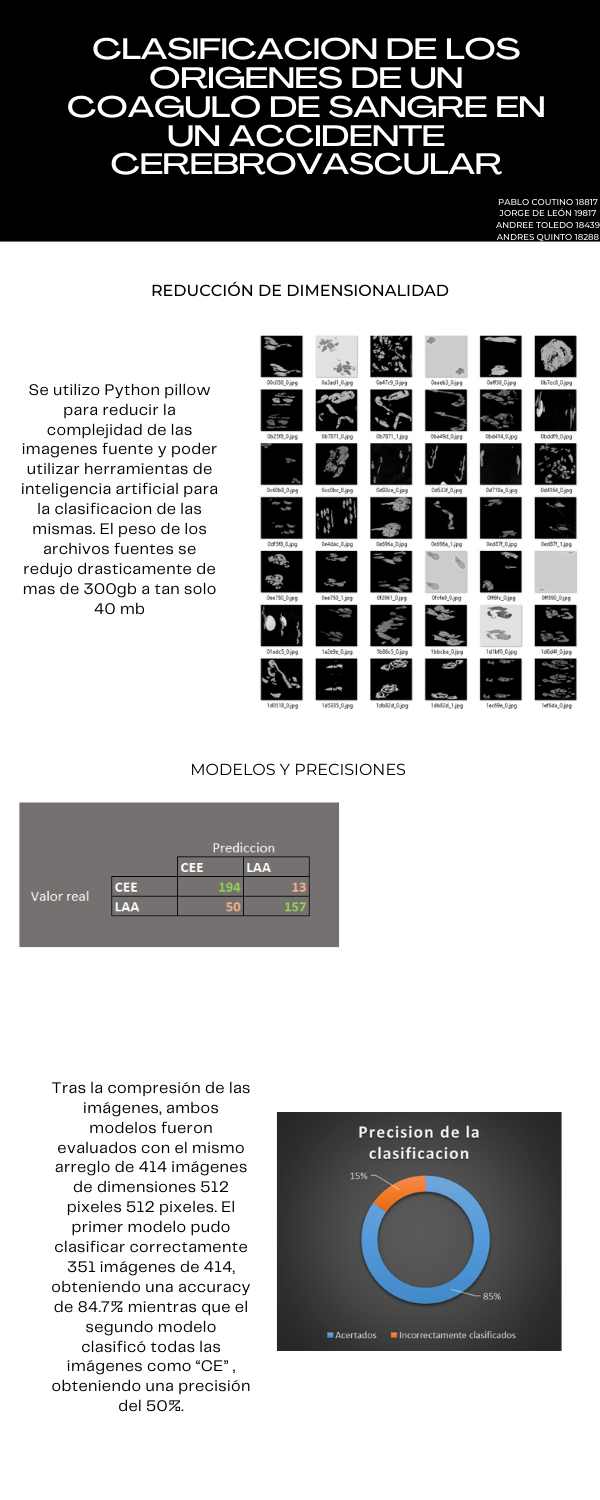
#> input picture Visualizaciones.png, 600 x 1500 px
$ python -i compress.py   (imports and definitions only)   (older library calls are emulated)
#> lines starting #> are read from the running program, lines starting #| are printed output that depends on the picture
import os
from PIL import Image

def get_size_format(b, factor=1024, suffix="B"):
    """
    Scale bytes to its proper byte format
    e.g:
        1253656 => '1.20MB'
        1253656678 => '1.17GB'
    """
    for unit in ["", "K", "M", "G", "T", "P", "E", "Z"]:
        if b < factor:
            return f"{b:.2f}{unit}{suffix}"
        b /= factor
    return f"{b:.2f}Y{suffix}"


def compress_img(image_name, new_size_ratio=0.9, quality=90, width=None, height=None, to_jpg=True):
    # load the image to memory
#> called with image_name = '../Visualizaciones.png', new_size_ratio = 0.9, quality = 90, to_jpg = True
    img = Image.open(image_name)
#> img is the input picture: PIL image 600x1500 RGBA; mean R, G, B, A 175.5, 175.5, 175.8, 255
    # print the original image shape
    print("[*] Image shape:", img.size)
#| [*] Image shape: (600, 1500)
    # get the original image size in bytes
    image_size = os.path.getsize(image_name)
    # print the size before compression/resizing
    print("[*] Size before compression:", get_size_format(image_size))
    if new_size_ratio < 1.0:
        # if resizing ratio is below 1.0, then multiply width & height with this ratio to reduce image size
        img = img.resize((int(img.size[0] * new_size_ratio), int(img.size[1] * new_size_ratio)), Image.ANTIALIAS)
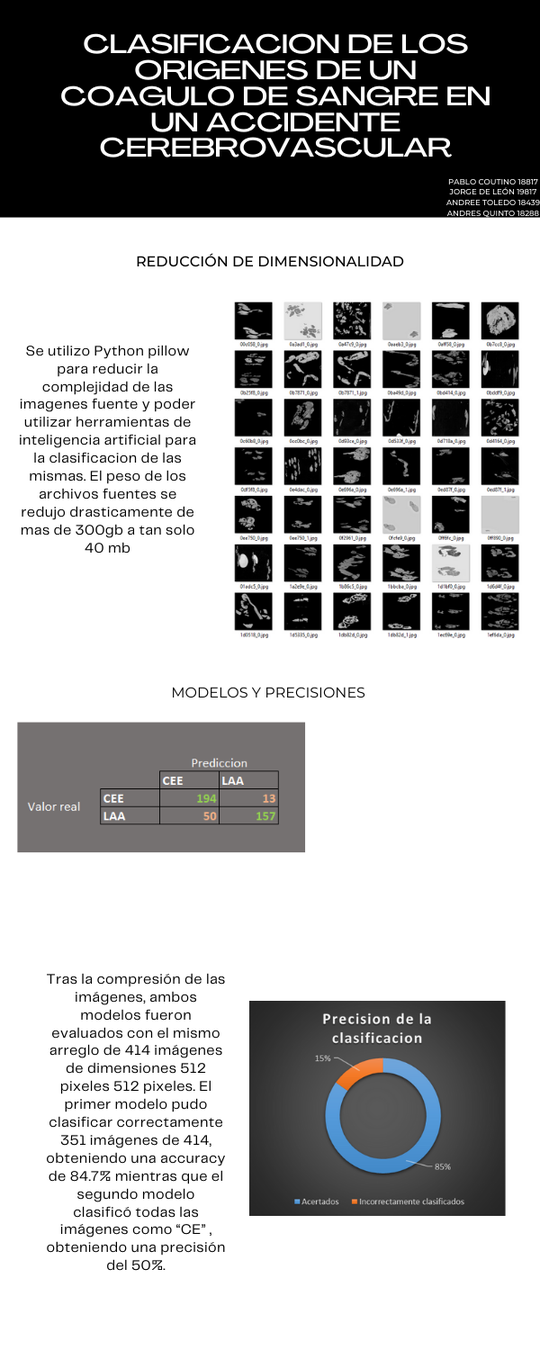
#> img: PIL image 540x1350 RGBA; mean R, G, B, A 175.2, 175.3, 175.5, 255
        # print new image shape
        print("[+] New Image shape:", img.size)
#| [+] New Image shape: (540, 1350)
    elif width and height:
        # if width and height are set, resize with them instead
        img = img.resize((width, height), Image.ANTIALIAS)
        # print new image shape
        print("[+] New Image shape:", img.size)
    # split the filename and extension
    filename, ext = os.path.splitext(image_name)
    # make new filename appending _compressed to the original file name
    if to_jpg:
        # change the extension to JPEG
        new_filename = f"{filename}_compressed.jpg"
    else:
        # retain the same extension of the original image
        new_filename = f"{filename}_compressed{ext}"
    try:
        # save the image with the corresponding quality and optimize set to True
        img.save(new_filename, quality=quality, optimize=True)
    except OSError:
        # convert the image to RGB mode first
        img = img.convert("RGB")
        # save the image with the corresponding quality and optimize set to True
        img.save(new_filename, quality=quality, optimize=True)
    print("[+] New file saved:", new_filename)
    # get the new image size in bytes
    new_image_size = os.path.getsize(new_filename)
    # print the new size in a good format
    print("[+] Size after compression:", get_size_format(new_image_size))
    # calculate the saving bytes
    saving_diff = new_image_size - image_size
    # print the saving percentage
    print(f"[+] Image size change: {saving_diff/image_size*100:.2f}% of the original image size.")


# [22 lines not run here, left out]

>>> result = compress_img('../Visualizaciones.png')
